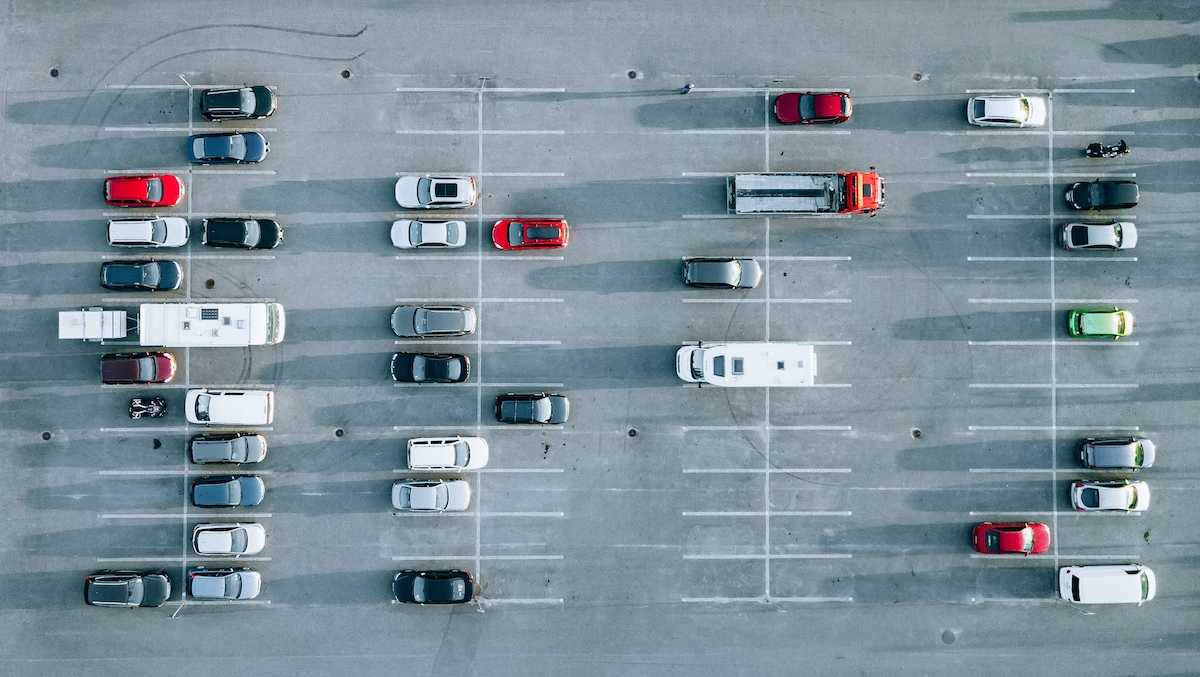
#> input picture chap_5/dataset/parking_lot.jpg, 1200 x 677 px
$ python car.py
#> lines starting #> are read from the running program, lines starting #| are printed output that depends on the picture
import cv2
import logging
import sys
import numpy as np

def check_green(img):
    h_ref = 120/2

    # convert to hsv
    img_hsv = cv2.cvtColor(img, cv2.COLOR_BGR2HSV)

    # find dist
    img_h = img_hsv[:, :, 0].astype(np.int16)
    img_dist = np.abs(img_h - h_ref)
    img_dist = np.minimum(img_dist, 180 - img_dist)
    img_vis = cv2.normalize(img_dist, None, 0, 255, cv2.NORM_MINMAX).astype(np.uint8)

    if img_vis.mean() < 110:
        return("There is a green car")
    else:
        return("There is not a green car")


# load image
image = cv2.imread("dataset/parking_lot.jpg")
#> image is the input picture: shape (677, 1200, 3); mean B, G, R 155.9, 144.4, 126.1
if image is None:
    logging.error(" Image failed to load")
    sys.exit()

# crop to image with green car and without
green = cv2.resize(image[250:400, 1000:1200], None, fx=2.0, fy=2.0, interpolation=cv2.INTER_CUBIC)
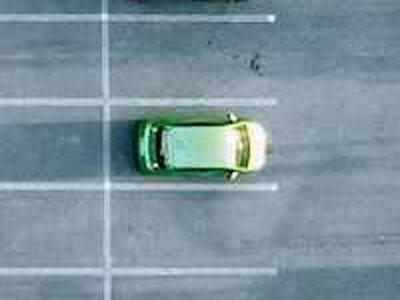
#> green: shape (300, 400, 3); mean B, G, R 155.8, 147.4, 124.2
no_green = cv2.resize(image[250:400, 0:200], None, fx=2.0, fy=2.0, interpolation=cv2.INTER_CUBIC)
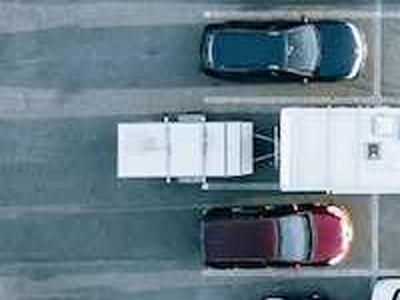
#> no_green: shape (300, 400, 3); mean B, G, R 140.8, 129.5, 110.2

print(check_green(green))
#> in check_green, `img_hsv = cv2.cvtColor(img, cv2.COLOR_BGR2HSV)`: img_hsv: shape (300, 400, 3); mean H, S, V 97.8, 58.5, 157.8
#> in check_green, `img_h = img_hsv[:, :, 0].astype(np.int16)`:
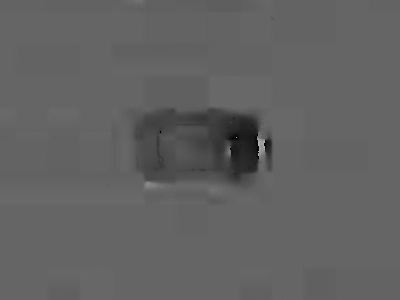
#> img_h: shape (300, 400) int16; min 0, max 178, mean 97.8
#> in check_green, `img_dist = np.minimum(img_dist, 180 - img_dist)`:
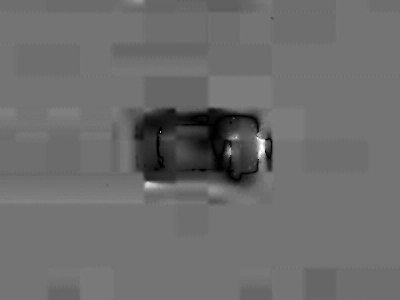
#> img_dist: shape (300, 400) float64; min 0, max 90, mean 38.5; drawn with min black and max white
#| There is a green car
print(check_green(no_green))
#> in check_green (call 2), `img_hsv = cv2.cvtColor(img, cv2.COLOR_BGR2HSV)`: img_hsv: shape (300, 400, 3); mean H, S, V 101, 72.7, 141.7
#> in check_green (call 2), `img_h = img_hsv[:, :, 0].astype(np.int16)`:
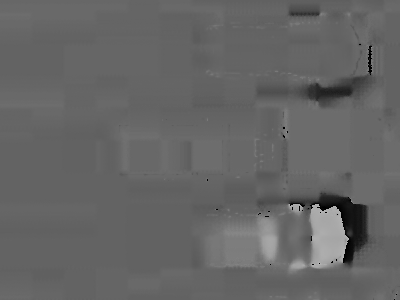
#> img_h: shape (300, 400) int16; min 0, max 179, mean 101
#> in check_green (call 2), `img_dist = np.abs(img_h - h_ref)`:
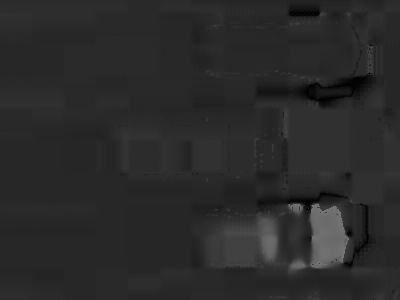
#> img_dist: shape (300, 400) float64; min 0, max 119, mean 42.3
#> in check_green (call 2), `img_dist = np.minimum(img_dist, 180 - img_dist)`:
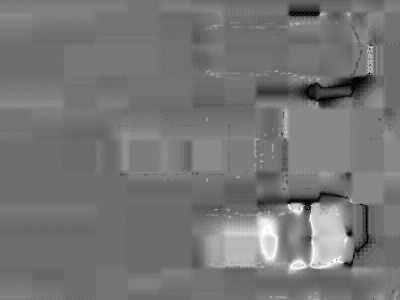
#> img_dist: shape (300, 400) float64; min 0, max 90, mean 41.7; drawn with min black and max white
#| There is not a green car
